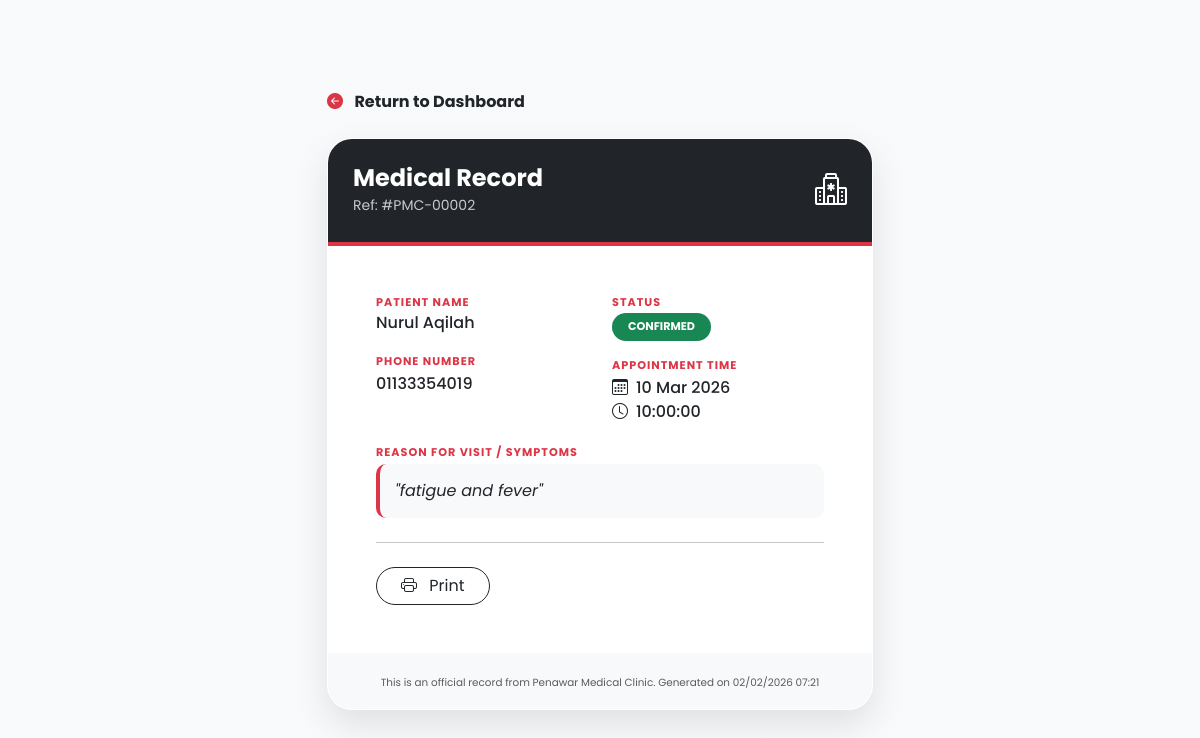
Screenshot of /clinic_system/view_details.php?id=2 (signed in) with the database file from the repository.
### tables this page shows
CREATE TABLE `appointments` (
  `id` int(11) NOT NULL,
  `patient_id` int(11) NOT NULL,
  `doctor_name` varchar(100) DEFAULT NULL,
  `appointment_date` date NOT NULL,
  `appointment_time` time NOT NULL,
  `symptoms` text DEFAULT NULL,
  `status` enum('pending','confirmed','completed','cancelled') DEFAULT 'pending',
  `clinical_notes` text DEFAULT NULL
);

CREATE TABLE `users` (
  `id` int(11) NOT NULL,
  `name` varchar(255) NOT NULL,
  `email` varchar(255) NOT NULL,
  `password` varchar(255) NOT NULL,
  `role` enum('staff','patient') DEFAULT 'patient',
  `profile_pic` varchar(255) DEFAULT NULL,
  `created_at` timestamp NOT NULL DEFAULT current_timestamp(),
  `staff_id` varchar(50) DEFAULT NULL,
  `username` varchar(100) DEFAULT NULL,
  `phone` varchar(20) DEFAULT NULL,
  `address` text DEFAULT NULL
);

### clinic_system/view_details.php (the view, shortened to what this page needs)
<?php
include 'db.php';
$id = $_GET['id'] ?? null;
$current_role = $_SESSION['role'];
$query = "SELECT appointments.*, users.name, users.email, users.phone, users.address
          FROM appointments
          JOIN users ON appointments.patient_id = users.id
          WHERE appointments.id = ?";
$stmt = $pdo->prepare($query);
$stmt->execute([$id]);
$data = $stmt->fetch();
?>
<!DOCTYPE html>
<html lang="en">
<head>
    <link href="https://cdn.jsdelivr.net/npm/bootstrap@5.3.0/dist/css/bootstrap.min.css" rel="stylesheet">
    <link rel="stylesheet" href="https://cdn.jsdelivr.net/npm/bootstrap-icons@1.11.0/font/bootstrap-icons.css">
</head>
<body>
<div class="container py-5">
    <div class="row justify-content-center">
        <div class="col-lg-6 col-md-8">
            <div class="mb-4 no-print">
                <a href="<?= $current_role === 'staff' ? 'staff_dashboard.php' : 'patient_dashboard.php' ?>" class="text-decoration-none text-dark fw-bold">
                    <i class="bi bi-arrow-left-circle-fill me-2 text-danger"></i> Return to Dashboard
                </a>
            </div>
            <div class="glass-card">
                <div class="card-header-pmc d-flex justify-content-between align-items-center">
                    <div>
                        <h4 class="mb-0 fw-bold">Medical Record</h4>
                        <small class="opacity-75">Ref: #PMC-<?= str_pad($data['id'], 5, '0', STR_PAD_LEFT) ?></small>
                    </div>
                    <i class="bi bi-hospital fs-2"></i>
                </div>
                <div class="p-4 p-md-5">
                    <div class="row">
                        <div class="col-md-6">
                            <div class="info-label">Patient Name</div>
                            <div class="info-value h5"><?= htmlspecialchars($data['name']) ?></div>
                            <div class="info-label">Phone Number</div>
                            <div class="info-value"><?= htmlspecialchars($data['phone']) ?></div>
                        </div>
                        <div class="col-md-6">
                            <div class="info-label">Status</div>
                            <div class="mb-3">
                                <?php
                                    $st = strtolower($data['status']);
                                    $badge = ($st == 'confirmed') ? 'bg-success' : (($st == 'pending') ? 'bg-warning text-dark' : 'bg-danger');
                                ?>
                                <span class="badge <?= $badge ?> rounded-pill px-3 py-2 fw-bold text-uppercase" style="font-size: 0.7rem;">
                                    <?= htmlspecialchars($data['status']) ?>
                                </span>
                            </div>
                            <div class="info-label">Appointment Time</div>
                            <div class="info-value">
                                <i class="bi bi-calendar3 me-2"></i><?= date('d M Y', strtotime($data['appointment_date'])) ?><br>
                                <i class="bi bi-clock me-2"></i><?= $data['appointment_time'] ?>
                            </div>
                        </div>
                    </div>
                    <div class="info-label">Reason for Visit / Symptoms</div>
                    <div class="symptoms-box mb-4">
                        "<?= nl2br(htmlspecialchars($data['symptoms'])) ?>"
                    </div>
                    <hr class="my-4 opacity-25">
                    <div class="d-flex justify-content-between align-items-center no-print">
                        <button onclick="window.print()" class="btn btn-outline-dark rounded-pill px-4">
                            <i class="bi bi-printer me-2"></i> Print
                        </button>
                    </div>
                </div>
                <div class="bg-light p-3 text-center">
                    <small class="text-muted" style="font-size: 0.65rem;">
                        This is an official record from Penawar Medical Clinic. Generated on <?= date('d/m/Y H:i') ?>
                    </small>
                </div>
            </div>
        </div>
    </div>
</div>
</body>
</html>

### clinic_system/view_details.php (style rules this page uses)
:root { --pmc-red: #dc3545; --pmc-dark: #212529; }
body { font-family: 'Poppins', sans-serif; background: linear-gradient(rgba(248, 249, 250, 0.92), rgba(248, 249, 250, 0.92)), url('https://images.unsplash.com/photo-1519494026892-80bbd2d6fd0d?auto=format&fit=crop&w=1920&q=80'); background-size: cover; background-attachment: fixed; min-height: 100vh; display: flex; align-items: center; }
.glass-card { background: rgba(255, 255, 255, 0.9); backdrop-filter: blur(10px); border: 1px solid rgba(255, 255, 255, 0.4); border-radius: 25px; box-shadow: 0 15px 35px rgba(0,0,0,0.1); overflow: hidden; width: 100%; }
.card-header-pmc { background: var(--pmc-dark); color: white; padding: 25px; border-bottom: 4px solid var(--pmc-red); }
.info-label { font-size: 0.7rem; font-weight: 700; color: var(--pmc-red); text-transform: uppercase; letter-spacing: 1px; margin-bottom: 3px; }
.info-value { font-size: 1rem; color: var(--pmc-dark); margin-bottom: 20px; font-weight: 500; }
.symptoms-box { background: #f8f9fa; border-left: 4px solid var(--pmc-red); padding: 15px; border-radius: 10px; font-style: italic; }

### rows the page displays
appointments: id "00002", patient.name "Nurul Aqilah", patient.phone "01133354019", status "CONFIRMED", appointment_date "10 Mar 2026", appointment_time "10:00:00", symptoms "fatigue and fever"
